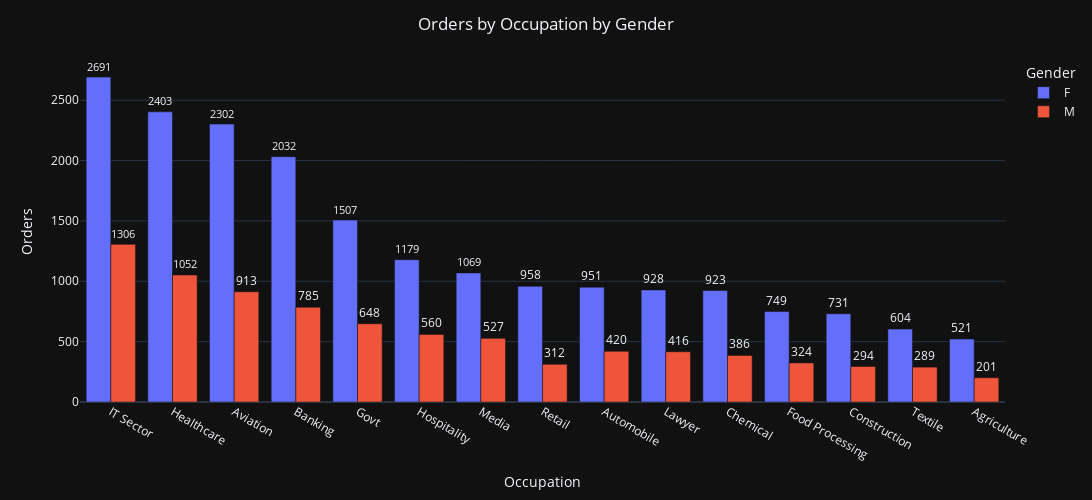

The notebook cell saved with this chart:
### Code cell
# what is the order distribution by occupation and gender

order_occupation = data.groupby(['Occupation', 'Gender'])['Orders'].sum().reset_index().sort_values(by = 'Orders', ascending = False)
fig = px.bar(order_occupation,
             x = 'Occupation',
             y = 'Orders',
             color = 'Gender',
             barmode = 'group',
             text = 'Orders')
fig.update_layout(title_text = 'Orders by Occupation by Gender',
                  xaxis_title = 'Occupation',
                  yaxis_title = 'Orders',
                  template = 'plotly_dark',
                  title_x = 0.5,
                  height = 500,
                  width = 1150)
fig.update_traces(textposition = 'outside')
fig.show()

### Figure 1 — Plotly figure (JSON) as saved in the notebook; plotly's stock layout.template omitted (floating-point values rounded to 4 significant figures)
{"data": [{"alignmentgroup": "True", "hovertemplate": "Gender=F<br>Occupation=%{x}<br>Orders=%{text}<extra></extra>", "legendgroup": "F", "marker": {"color": "#636efa", "pattern": {"shape": ""}}, "name": "F", "offsetgroup": "F", "orientation": "v", "showlegend": true, "text": [2691, 2403, 2302, 2032, 1507, 1179, 1069, 958, 951, 928, 923, 749, 731, 604, 521], "textposition": "outside", "type": "bar", "x": ["IT Sector", "Healthcare", "Aviation", "Banking", "Govt", "Hospitality", "Media", "Retail", "Automobile", "Lawyer", "Chemical", "Food Processing", "Construction", "Textile", "Agriculture"], "xaxis": "x", "y": [2691, 2403, 2302, 2032, 1507, 1179, 1069, 958, 951, 928, 923, 749, 731, 604, 521], "yaxis": "y"}, {"alignmentgroup": "True", "hovertemplate": "Gender=M<br>Occupation=%{x}<br>Orders=%{text}<extra></extra>", "legendgroup": "M", "marker": {"color": "#EF553B", "pattern": {"shape": ""}}, "name": "M", "offsetgroup": "M", "orientation": "v", "showlegend": true, "text": [1306, 1052, 913, 785, 648, 560, 527, 420, 416, 386, 324, 312, 294, 289, 201], "textposition": "outside", "type": "bar", "x": ["IT Sector", "Healthcare", "Aviation", "Banking", "Govt", "Hospitality", "Media", "Automobile", "Lawyer", "Chemical", "Food Processing", "Retail", "Construction", "Textile", "Agriculture"], "xaxis": "x", "y": [1306, 1052, 913, 785, 648, 560, 527, 420, 416, 386, 324, 312, 294, 289, 201], "yaxis": "y"}], "layout": {"barmode": "group", "height": 500, "legend": {"title": {"text": "Gender"}, "tracegroupgap": 0}, "margin": {"t": 60}, "title": {"text": "Orders by Occupation by Gender", "x": 0.5}, "width": 1150, "xaxis": {"anchor": "y", "domain": [0, 1], "title": {"text": "Occupation"}}, "yaxis": {"anchor": "x", "domain": [0, 1], "title": {"text": "Orders"}}}}
